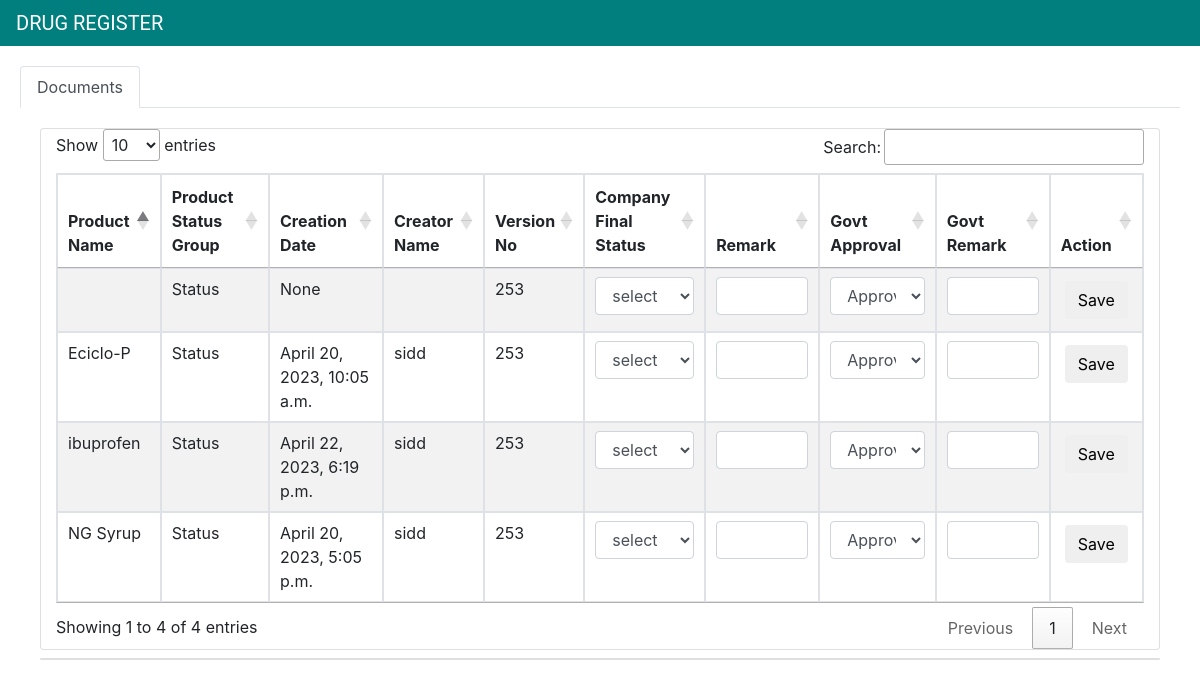
/documentation/, run on the app's committed database.
### vaccinationtracker/models.py (models this page shows, shortened)
class Products(models.Model):
    preffered_product_name = models.CharField(max_length=250, unique=True)
    product_line = models.CharField(max_length=100)
    product_type = models.CharField(max_length=100)
    product_number = models.CharField(max_length=100)
    dosage_form = models.CharField(max_length=100)
    date_type = models.CharField(max_length=100)
    date = models.CharField(max_length=100)
    route_of_admin = models.CharField(max_length=100)
    country = models.CharField(max_length=100)
    primary = models.CharField(max_length=100)
    active_ingredient_name = models.CharField(max_length=100)
    strength = models.CharField(max_length=100)
    quantity_unit = models.CharField(max_length=100)
    compendium = models.CharField(max_length=100)
    registration_department = models.CharField(max_length=100)
    marketing_department = models.CharField(max_length=100)
    labbeling_department = models.CharField(max_length=100)
    prod_imp_department = models.CharField(max_length=50)
    priority = models.CharField(max_length=50)
    maintenance = models.CharField(max_length=50)
    ranking = models.CharField(max_length=100)
    person = models.CharField(max_length=150)
    role  = models.CharField(max_length=150)
    comments = models.CharField(max_length=150)
    reg_id = models.CharField(max_length=250)
    created_by = models.CharField(max_length=100)
    created_date_time = models.DateTimeField(auto_now_add=True)

### vaccinationtracker/views.py (the view)
# urls.py: path('documentation/', documentation, name='documentation'),
def documentation(request):
    product_obj = list(Products.objects.values('preffered_product_name', 'created_date_time', 'created_by'))
    maintenance_status_obj = RegisterMaintenance.objects.all().values('status', 'version_no')
    for ind, item in enumerate(product_obj):
        product_obj[ind]['status'] = "Status"
        product_obj[ind]['version_no'] = "253"
    return render(request, 'documents.html', {"product_obj": product_obj})

### templates/documents.html (shortened to what this page needs)
{% extends 'base.html' %} {% block title %}Documents{% endblock %}
{%block content %}
<link rel="stylesheet" href="https://cdn.datatables.net/1.10.2/css/jquery.dataTables.min.css">
<div class="bs-example">
<ul class="nav nav-tabs" id="myTab" role="tablist">
    <li class="nav-item">
      <a
        class="nav-link active"
        id="docs-tab"
        data-toggle="tab"
        href="#docs"
        role="tab"
        aria-controls="docs"
        aria-selected="true"
        >Documents</a
      >
    </li>
</ul>
<div class="bs-example">
  <div class="tab-content">
    <div
      class="tab-pane fade show active"
      id="docs"
      role="tabpanel"
      aria-labelledby="docs-tab"
    >
      <div class="card container mt-2">
        <div class="card-body" style="padding: 0rem">
          <table id="example" class="table table-striped table-bordered" style="width:100%">
            <thead>
                <tr>
                    <th>Product Name</th>
                    <th>Product Status Group</th>
                    <th>Creation Date</th>
                    <th>Creator Name</th>
                    <th>Version No</th>
                    <th>Company Final Status</th>
                    <th>Remark</th>
                    <th>Govt Approval</th>
                    <th>Govt Remark</th>
                    <th>Action</th>
                </tr>
            </thead>
            <tbody>
                {% for i in product_obj %}
                <tr>
                    <td id="prodname-{{i.preffered_product_name}}">{{i.preffered_product_name}}</td>
                    <td id="prodstatus-{{i.preffered_product_name}}">{{i.status}}</td>
                    <td id="creationdate-{{i.preffered_product_name}}">{{i.created_date_time}}</td>
                    <td id="creatorname-{{i.preffered_product_name}}">{{i.created_by}}</td>
                    <td id="version-{{i.preffered_product_name}}">{{i.version_no}}</td>
                    <td><select class="form-control cfs-ii" id="cfs-{{i.preffered_product_name}}">
                        <option value="select">select</option>
                      </select></td>
                    <td><input
                        type="text"
                        class="form-control"
                        id="remark-{{i.preffered_product_name}}"
                      /></td>
                    <td><select class="form-control" id="govtapproval-{{i.preffered_product_name}}">
                        <option value="Approved">Approved</option>
                      </select></td>
                    <td>
                        <input
                        type="text"
                        class="form-control"
                        id="govtremark-{{i.preffered_product_name}}"
                      />
                    </td>
                    <td>
                    <button type="submit" class="btn m-1 save-btn" value="{{i.preffered_product_name}}" type="submit" id="save-{{i.preffered_product_name}}">
                        Save
                    </button>
                    </td>
                </tr>
                {% endfor %}
            </tbody>
        </table>
        </div>
      </div>
    </div>
  <div
      class="tab-pane fade show active"
      id="national"
      role="tabpanel"
      aria-labelledby="national-tab"
    >
    <div class="card container mt-2">
    </div>
  </div>
</div>
</div>
</div>
{% endblock %}

### templates/base.html (shortened to what this page needs)
<!DOCTYPE html>
<html lang="en">
  <head>
    {% load static %}
    <link rel="stylesheet" href="{% static 'linercost/css/jquery-ui.css' %}">
    <link rel="stylesheet" href="{% static 'linercost/css/bootstrap.min.css' %}">
    <link rel="stylesheet" href="{% static 'linercost/css/lobibox.min.css' %}">
    <link rel="stylesheet" href="{% static 'linercost/css/select2.min.css' %}">
    <link rel="stylesheet" href="{% static 'linercost/css/fontawesome/all.css' %}">
    <link rel="stylesheet" href="https://cdn.jsdelivr.net/gh/bbbootstrap/libraries@main/choices.min.css">
  </head>
  <body>
    <nav class="navbar navbar-expand-lg navbar-dark" style="background-color: #017e7e; font: 400 14px/20px Roboto,Helvetica Neue,sans-serif;">
      <a class="navbar-brand" href="{%url 'dashboard'%}">DRUG REGISTER</a>
    </nav>
    {% block content %} {% endblock %}
  </body>
</html>

### templates/documents.html (style rules this page uses)
.bs-example { margin: 20px; }

### data on the page
Products: preffered_product_name "Eciclo-P", status "Status", created_date_time "April 20, 2023, 10:05 a.m.", created_by "sidd", version_no "253"
Products: preffered_product_name "NG Syrup", status "Status", created_date_time "April 20, 2023, 5:05 p.m.", created_by "sidd", version_no "253"
Products: preffered_product_name "ibuprofen", status "Status", created_date_time "April 22, 2023, 6:19 p.m.", created_by "sidd", version_no "253"

### other printed values
{{ i.status }} "Status"
{{ i.created_date_time }} "None"
{{ i.version_no }} "253"
